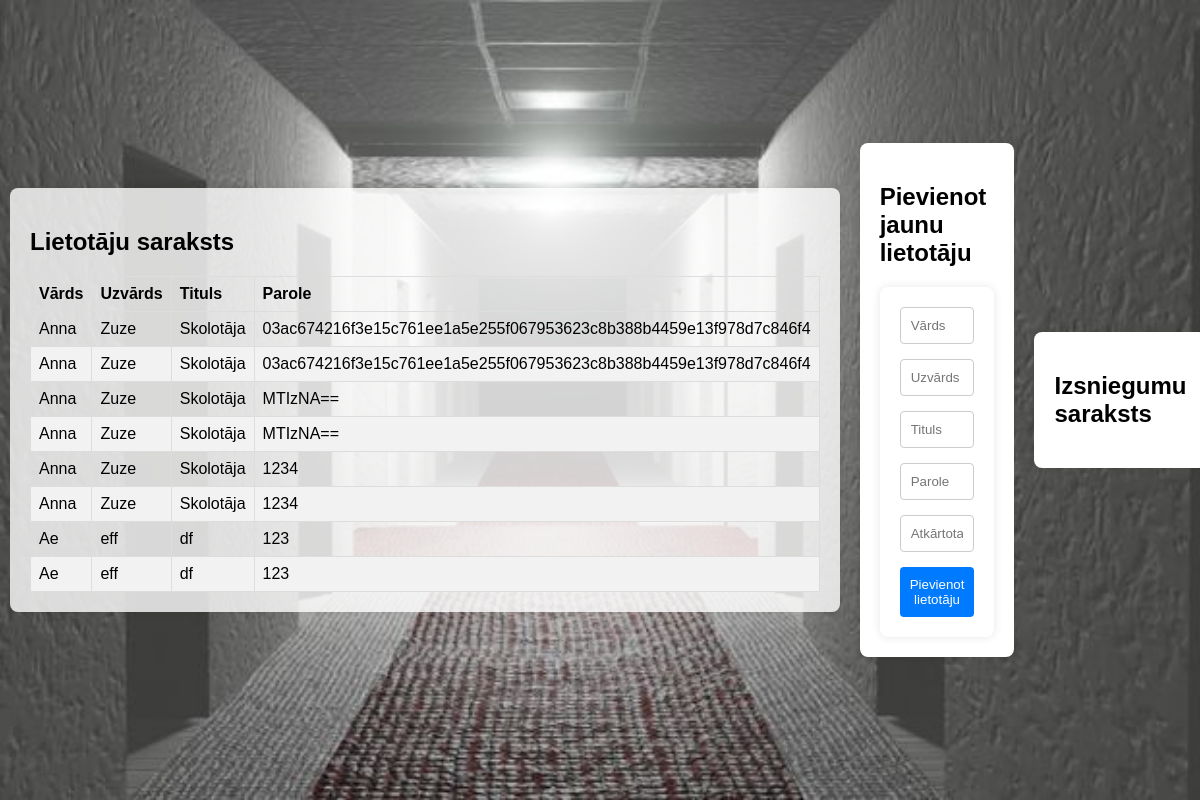
Before: /admin_panel with the older database file.
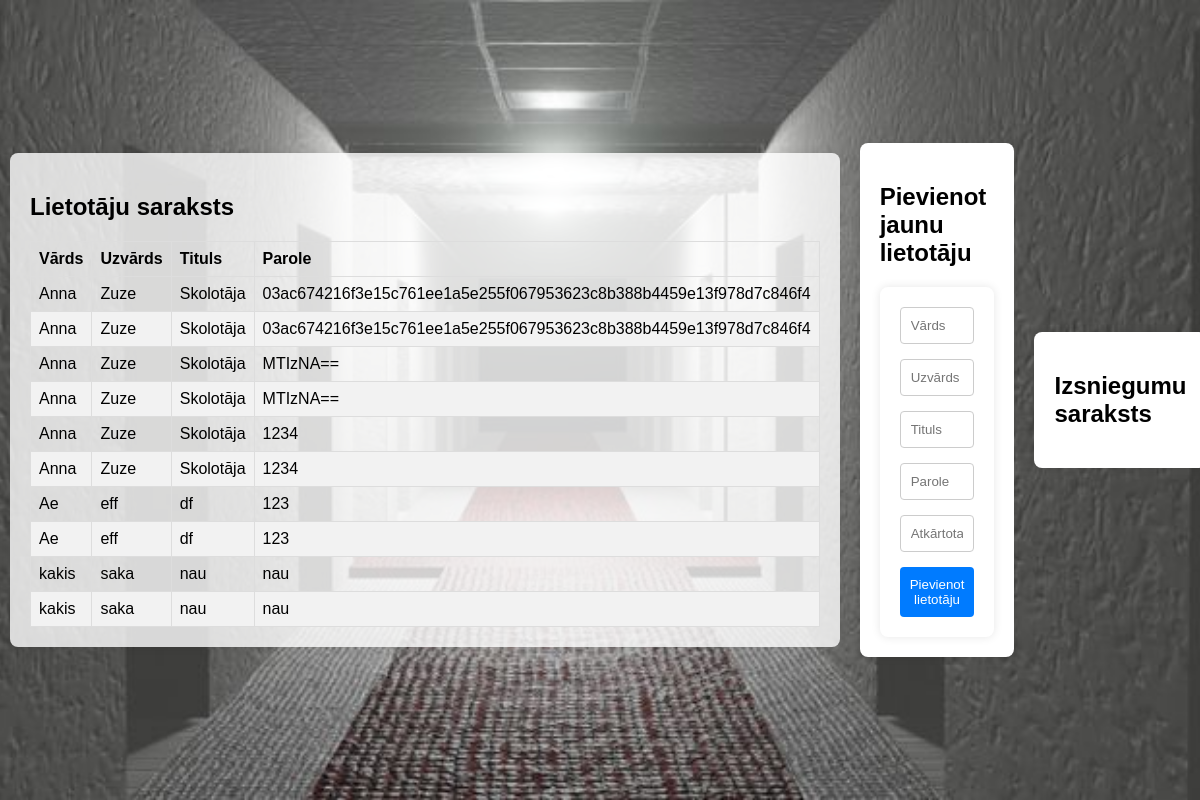
After: the same page with the newer database file.
### tables this page shows
CREATE TABLE darbinieki (
        id INTEGER PRIMARY KEY AUTOINCREMENT,
        vards TEXT NOT NULL,
        uzvards TEXT NOT NULL,
        tituls TEXT NOT NULL,
        parole TEXT NOT NULL
    );

### 11e_Server/galva.py (the view, shortened to what this page needs)
@app.route('/admin_panel', methods=['GET', 'POST'])
def admin_panel():
    cursor.execute("SELECT * FROM darbinieki")
    darbinieki = cursor.fetchall()
    return render_template('admin_panel.html', darbinieki=darbinieki)

### 11e_Server/templates/admin_panel.html (shortened to what this page needs)
<!DOCTYPE html>
<html>
<head>
    <link rel="stylesheet" href="static/styles.css">
</head>
<body>
    <div class="container">
        <div class="admin-container">
            <div class="admin-box left-container">
                <h2>Lietotāju saraksts</h2>
                <table>
                    <thead>
                        <tr>
                            <th>Vārds</th>
                            <th>Uzvārds</th>
                            <th>Tituls</th>
                            <th>Parole</th>
                        </tr>
                    </thead>
                    <tbody>
                        {% for darbinieks in darbinieki %}
                            <tr>
                                <td>{{ darbinieks[1] }}</td>
                                <td>{{ darbinieks[2] }}</td>
                                <td>{{ darbinieks[3] }}</td>
                                <td>{{ darbinieks[4] }}</td>
                            </tr>
                        {% endfor %}
                    </tbody>
                </table>
            </div>
            <div class="admin-box add-user-box">
                <h2>Pievienot jaunu lietotāju</h2>
                <form id="myForm" action="/admin_panel" method="post">
                    <input type="text" name="vards" placeholder="Vārds" required><br>
                    <input type="text" name="uzvards" placeholder="Uzvārds" required><br>
                    <input type="text" name="tituls" placeholder="Tituls" required><br>
                    <input type="password" id="parole" name="parole" placeholder="Parole" required><br>
                    <input type="password" id="parole_atskaites" name="parole_atskaites" placeholder="Atkārtota parole" required><br>
                    <button type="submit">Pievienot lietotāju</button>
                </form>
            </div>
            <div class="admin-box">
                <h2>Izsniegumu saraksts</h2>
            </div>
        </div>
    </div>
</body>
</html>

### 11e_Server/static/styles.css (style rules this page uses)
body { font-family: Arial, sans-serif; margin: 0; padding: 0; background-color: #f4f4f4; }
input[type="text"], input[type="password"] { width: 100%; padding: 10px; margin-bottom: 15px; border: 1px solid #ccc; border-radius: 4px; box-sizing: border-box; }
form { max-width: 400px; margin: 0 auto; background-color: #fff; padding: 20px; border-radius: 8px; box-shadow: 0 0 10px rgba(0, 0, 0, 0.1); }
button[type="submit"] { width: 100%; padding: 10px; background-color: #007bff; color: #fff; border: none; border-radius: 4px; cursor: pointer; transition: background-color 0.3s; }
.admin-container { position: relative; display: flex; justify-content: center; align-items: center; height: 100vh; background-image: url('skolasgaitenis.jpg'); background-size: cover; background-repeat: no-repeat; background-position: center; }
.container { display: flex; justify-content: center; align-items: center; height: 100vh; margin: 0; background-color: rgba(255, 255, 255, 0); }
.admin-container { display: flex; justify-content: space-around; align-items: center; width: 100%; background-image: url('skolasgaitenis.jpg'); background-size: cover; background-repeat: no-repeat; background-position: center; }
.admin-box { flex: 1; background-color: rgb(255, 255, 255); padding: 20px; margin: 10px; border-radius: 8px; box-shadow: 0 0 10px rgba(0, 0, 0, 0.1); }
.left-container { flex: 1; background-color: rgba(255, 255, 255, 0.8); padding: 20px; margin: 10px; border-radius: 8px; box-shadow: 0 0 10px rgba(0, 0, 0, 0.1); }
table { width: 100%; border-collapse: collapse; }
table, th, td { border: 1px solid #ddd; }
th, td { padding: 8px; text-align: left; }
tr:nth-child(even) { background-color: #f2f2f2; }

Changed rows visible on the page:
added darbinieki: vards "kakis", uzvards "saka", tituls "nau", parole "nau"
added darbinieki: vards "kakis", uzvards "saka", tituls "nau", parole "nau"
